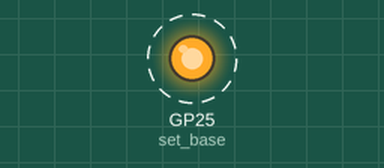
This program was run on a simulated Raspberry Pi Pico running MicroPython. Shown: output pins drawn as LEDs (lit = HIGH). Dashed ring = blinking. At 3.0 s the program stops and its outputs stay as they are.

Above: at 0.04 s.
Timing chart, 0 to 3.0 s (numbered marks = the images above):
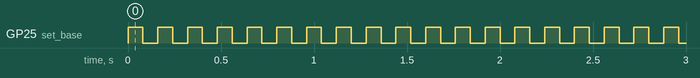

The program:

v5_pio_led_blink_uP.py
```python
import time
import rp2
from machine import Pin

# Definiere das Blink-Programm. Es hat einen GPIO, der mit der Set-Anweisung verbunden wird, was ein Ausgangspin ist.
# Verwende viele Verzögerungen, um das Blinken mit dem Auge sichtbar zu machen.
@rp2.asm_pio(set_init=rp2.PIO.OUT_LOW)
def blink():
    wrap_target()       # Anfang der Schleife
    set(pins, 1)   [31] # Setze den Pin auf HIGH (LED an)
    nop()          [31] # Warte für eine bestimmte Zeit (31 Takte)
    nop()          [31]
    nop()          [31]
    nop()          [31]
    set(pins, 0)   [31] # Setze den Pin auf LOW (LED aus)
    nop()          [31] # Warte für eine bestimmte Zeit (31 Takte)
    nop()          [31]
    nop()          [31]
    nop()          [31]
    wrap()             # Ende der Schleife

# Instanziiere eine Zustandsmaschine mit dem Blink-Programm, bei 2000Hz, mit Set verbunden zu Pin(25) (LED auf dem Pico-Board)
sm = rp2.StateMachine(0, blink, freq=2000, set_base=Pin(25))

# Starte die Zustandsmaschine für 3 Sekunden. Die LED sollte blinken.
sm.active(1)
time.sleep(3)
sm.active(0)
```

Measured:
- by itself, GP25 (set_base): alternates HIGH for 0.08 s and LOW for 0.08 s, 38 changes in all, then stays LOW
